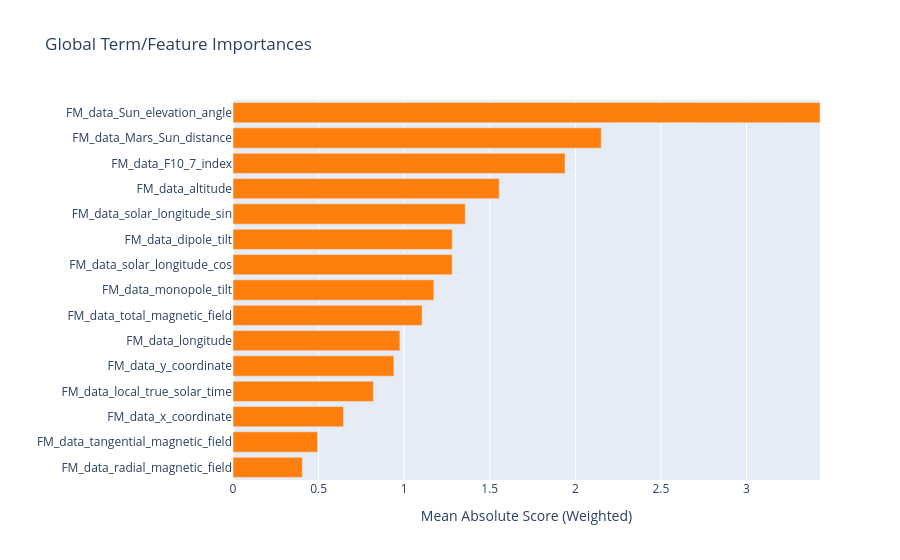

Notebook code for this chart:
### Code cell
from datetime import datetime

plots_dir = "plots"
os.makedirs(plots_dir, exist_ok=True)
timestamp_1 = datetime.now().strftime("%Y%m%d_%H%M%S")
# Inject real names into the internal attribute of the loaded model
ebm_model_exp_1.feature_names_ = feature_names

# If there are strings/categories in the dataset, EBM may want to update 
# the display names of the relationships as well. To be safe, let's update this as well:
ebm_model_exp_1.term_names_ = feature_names

# Generates the global explanation (without parameters, it will use the ones just injected)
ebm_global_exp_1 = ebm_model_exp_1.explain_global()

# Chart 1: Global Feature Importance (Summary)
print("Loading Feature Importance Graph...")
fig_summary_1 = ebm_global_exp_1.visualize()  # without inputs it plots global summary
path_summary_png_1 = os.path.join(plots_dir, f"EBM_Feature_Importance_{timestamp_1}.png")
path_summary_pdf_1 = os.path.join(plots_dir, f"EBM_Feature_Importance_{timestamp_1}.pdf")
fig_summary_1.write_image(path_summary_png_1, scale=3, width=1000, height=700) 
fig_summary_1.write_image(path_summary_pdf_1, width=1000, height=700)
fig_summary_1.show()

### Figure 1 — Plotly figure (JSON) as saved in the notebook; plotly's stock layout.template omitted (floating-point values rounded to 4 significant figures)
{"data": [{"marker": {"color": ["#ff7f0e", "#ff7f0e", "#ff7f0e", "#ff7f0e", "#ff7f0e", "#ff7f0e", "#ff7f0e", "#ff7f0e", "#ff7f0e", "#ff7f0e", "#ff7f0e", "#ff7f0e", "#ff7f0e", "#ff7f0e", "#ff7f0e"]}, "orientation": "h", "type": "bar", "x": [0.4053, 0.4945, 0.6455, 0.8204, 0.9399, 0.9749, 1.105, 1.173, 1.28, 1.281, 1.357, 1.555, 1.94, 2.151, 3.429], "y": ["FM_data_radial_magnetic_field", "FM_data_tangential_magnetic_field", "FM_data_x_coordinate", "FM_data_local_true_solar_time", "FM_data_y_coordinate", "FM_data_longitude", "FM_data_total_magnetic_field", "FM_data_monopole_tilt", "FM_data_solar_longitude_cos", "FM_data_dipole_tilt", "FM_data_solar_longitude_sin", "FM_data_altitude", "FM_data_F10_7_index", "FM_data_Mars_Sun_distance", "FM_data_Sun_elevation_angle"]}], "layout": {"title": {"text": "Global Term/Feature Importances"}, "xaxis": {"range": [0, 3.429], "title": {"text": "Mean Absolute Score (Weighted)"}}, "yaxis": {"automargin": true, "dtick": 1, "title": {"text": ""}}}}
